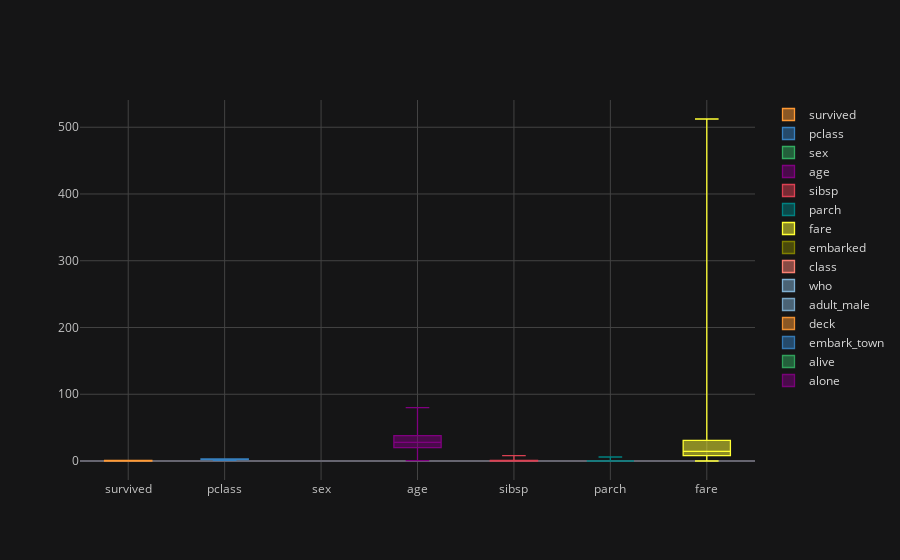

The cell this chart's notebook holds for it:
### Code cell
titanic.iplot(kind='box')

### Figure 1 — Plotly figure (JSON) as saved in the notebook; plotly's stock layout.template omitted (floating-point values rounded to 4 significant figures; data arrays with more than 128 entries replaced by an {"elided": "..."} marker saying what was removed)
{"data": [{"boxpoints": false, "line": {"width": 1.3}, "marker": {"color": "rgba(255, 153, 51, 1.0)"}, "name": "survived", "orientation": "v", "type": "box", "y": {"elided": "891 int values"}}, {"boxpoints": false, "line": {"width": 1.3}, "marker": {"color": "rgba(55, 128, 191, 1.0)"}, "name": "pclass", "orientation": "v", "type": "box", "y": {"elided": "891 int values"}}, {"boxpoints": false, "line": {"width": 1.3}, "marker": {"color": "rgba(50, 171, 96, 1.0)"}, "name": "sex", "orientation": "v", "type": "box", "y": {"elided": "891 str values"}}, {"boxpoints": false, "line": {"width": 1.3}, "marker": {"color": "rgba(128, 0, 128, 1.0)"}, "name": "age", "orientation": "v", "type": "box", "y": {"elided": "891 float values"}}, {"boxpoints": false, "line": {"width": 1.3}, "marker": {"color": "rgba(219, 64, 82, 1.0)"}, "name": "sibsp", "orientation": "v", "type": "box", "y": {"elided": "891 int values"}}, {"boxpoints": false, "line": {"width": 1.3}, "marker": {"color": "rgba(0, 128, 128, 1.0)"}, "name": "parch", "orientation": "v", "type": "box", "y": {"elided": "891 int values"}}, {"boxpoints": false, "line": {"width": 1.3}, "marker": {"color": "rgba(255, 255, 51, 1.0)"}, "name": "fare", "orientation": "v", "type": "box", "y": {"elided": "891 float values"}}, {"boxpoints": false, "line": {"width": 1.3}, "marker": {"color": "rgba(128, 128, 0, 1.0)"}, "name": "embarked", "orientation": "v", "type": "box", "y": {"elided": "891 str values"}}, {"boxpoints": false, "line": {"width": 1.3}, "marker": {"color": "rgba(251, 128, 114, 1.0)"}, "name": "class", "orientation": "v", "type": "box", "y": {"elided": "891 str values"}}, {"boxpoints": false, "line": {"width": 1.3}, "marker": {"color": "rgba(128, 177, 211, 1.0)"}, "name": "who", "orientation": "v", "type": "box", "y": {"elided": "891 str values"}}, {"boxpoints": false, "line": {"width": 1.3}, "marker": {"color": "rgba(128, 177, 211, 0.8999999999999999)"}, "name": "adult_male", "orientation": "v", "type": "box", "y": {"elided": "891 bool values"}}, {"boxpoints": false, "line": {"width": 1.3}, "marker": {"color": "rgba(255, 153, 51, 0.8999999999999999)"}, "name": "deck", "orientation": "v", "type": "box", "y": {"elided": "891 str values"}}, {"boxpoints": false, "line": {"width": 1.3}, "marker": {"color": "rgba(55, 128, 191, 0.8999999999999999)"}, "name": "embark_town", "orientation": "v", "type": "box", "y": {"elided": "891 str values"}}, {"boxpoints": false, "line": {"width": 1.3}, "marker": {"color": "rgba(50, 171, 96, 0.8999999999999999)"}, "name": "alive", "orientation": "v", "type": "box", "y": {"elided": "891 str values"}}, {"boxpoints": false, "line": {"width": 1.3}, "marker": {"color": "rgba(128, 0, 128, 0.8999999999999999)"}, "name": "alone", "orientation": "v", "type": "box", "y": {"elided": "891 bool values"}}], "layout": {"legend": {"bgcolor": "#151516", "font": {"color": "#D9D9D9"}}, "paper_bgcolor": "#151516", "plot_bgcolor": "#151516", "title": {"font": {"color": "#D9D9D9"}}, "xaxis": {"gridcolor": "#434343", "showgrid": true, "tickfont": {"color": "#C2C2C2"}, "title": {"font": {"color": "#D9D9D9"}, "text": ""}, "zerolinecolor": "#666570"}, "yaxis": {"gridcolor": "#434343", "showgrid": true, "tickfont": {"color": "#C2C2C2"}, "title": {"font": {"color": "#D9D9D9"}, "text": ""}, "zerolinecolor": "#666570"}}}
